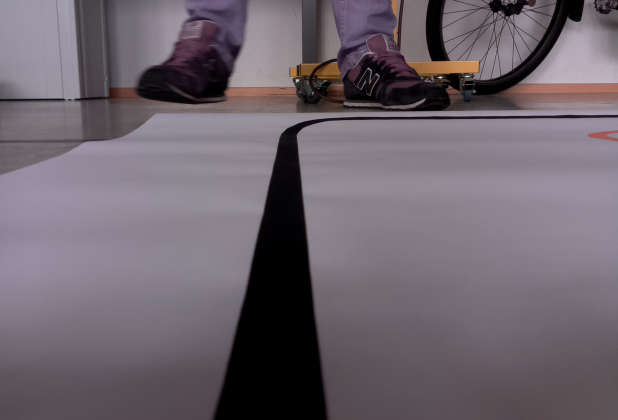
#> input picture 2016-05-14-04.08.10.bmp, 1235 x 840 px (shown at 1/2 size)
$ python OpenCVTest.py
#> lines starting #> are read from the running program, lines starting #| are printed output that depends on the picture
import numpy
import cv2

def turn_img(img):
    width = img.shape[0]
    height = img.shape[1] #height and width are switched
    M = cv2.getRotationMatrix2D((height / 2, width / 2), 180, 1)
    turned_img = cv2.warpAffine(img, M, (height, width))
    return turned_img

def print_image(img):
    cv2.imshow('img', img)
    cv2.waitKey(0)
    return

def crop_roi(img, start_x, start_y, width, height):
    turned_img = turn_img(img)
    resized_turned_img = turned_img[start_y:height, start_x:width]
    roi = turn_img(resized_turned_img)
    return roi


imgSource = '2016-05-14-04.08.10.bmp'

img = cv2.imread(imgSource,0)
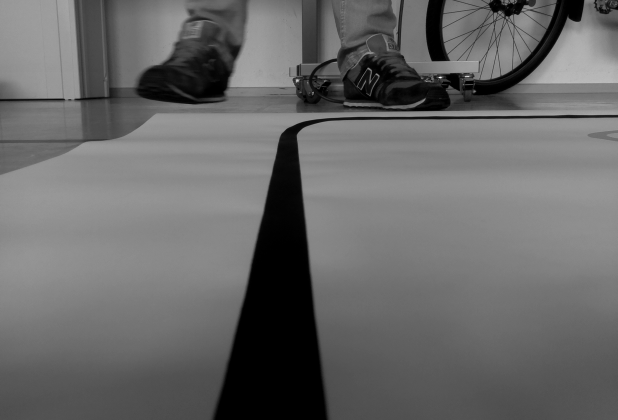
#> img: shape (840, 1235) (shown at 1/2 size); min 0, max 255, mean 104.5

height = img.shape[0]
#> height = 840
width = img.shape[1]
#> width = 1235

start_x = 0
start_y = height -(height * 0.99)
#> start_y = 8.4
new_w = width
#> new_w = 1235
new_h = height - (height * 0.9)
#> new_h = 84

roi = crop_roi(img, start_x, start_y, new_w, new_h)
#> in turn_img, `turned_img = cv2.warpAffine(img, M, (height, width))`:
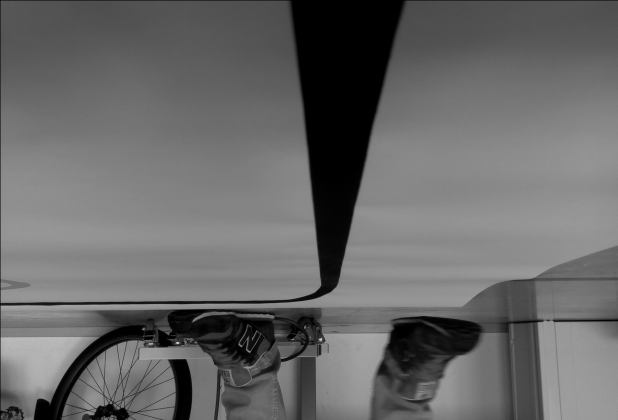
#> turned_img: shape (840, 1235) (shown at 1/2 size); min 0, max 255, mean 104.3
#> (the run stopped early here; a loop or call above may not have finished)
